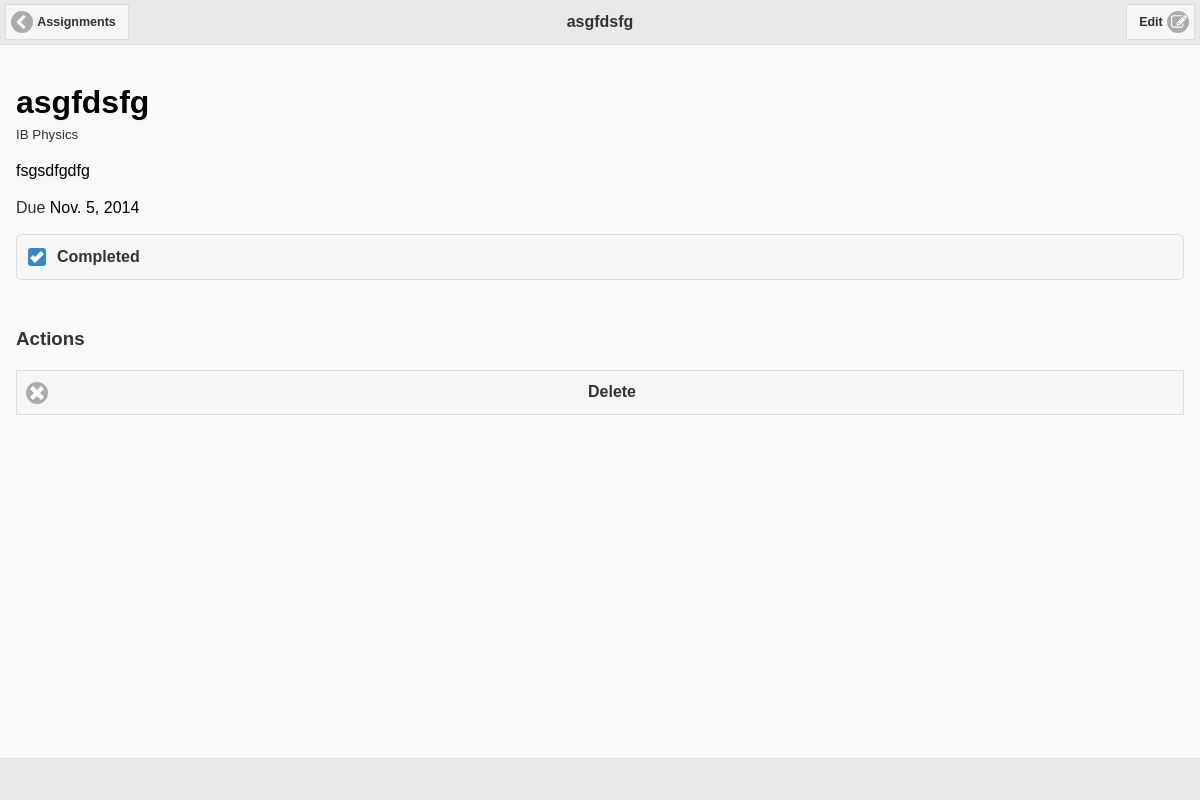
Screenshot of /assignments/36/ (signed in) with the database file from the repository.
### planda/models.py (models this page shows, shortened)
class Assignment(models.Model):
    course = models.ForeignKey(Course)
    name = models.CharField(max_length=100)
    description = models.CharField(max_length=500, null=True)
    due_date = models.DateField()
    completed = models.BooleanField(default=False)

class Course(models.Model):
    user = models.ForeignKey(User)
    name = models.CharField(max_length=100)
    description = models.CharField(max_length=500, null=True)
    period = models.IntegerField(max_length=3, null=True)

### planda/views.py (the view)
# urls.py: url(r'^assignments/(?P<assignment_id>[0-9]+)/$', views.assignment_detail, name='assignments'),
@login_required
def assignment_detail(request, assignment_id):
    try:
        assignment = Assignment.objects.get(id=assignment_id)
    except Assignment.DoesNotExist:
        raise Http404
    if assignment.course.user == request.user:
        context = {
            'assignment': assignment,
            'due_date': assignment.due_date.strftime("%Y-%m-%d")
        }
        return render(request, "planda/single_assignment.html", context)
    else:
        raise Http404

### planda/templates/planda/single_assignment.html (shortened to what this page needs)
{% extends "planda/base.html" %}
{% block page_id %}auth_home{% endblock %}
{% block header_text %}
    <a href="{% url 'planda:assignments' %}" class="ui-btn-left ui-btn ui-btn-icon-left ui-icon-carat-l" data-transition="slide" data-direction="reverse">Assignments</a>
    <a href="#" class="ui-btn-right ui-btn ui-btn-icon-right ui-icon-edit" id="toggle-editable">Edit</a>
    {{ assignment.name }}
{% endblock %}
{% block main_content %}
    <div id="assignment-detail">
        <h1 style="margin-bottom: 0px;"><a class="editable" href="#" data-type="text" data-title="Assignment Name" data-pk="{{ assignment.id }}" data-name="name" style="font-weight: bold;">{{ assignment.name }}</a></h1>
        <small>{{ assignment.course.name }}</small>
        <p><a class="editable" href="#" data-type="textarea" data-title="Assignment Description" data-pk="{{ assignment.id }}" data-name="description">{{ assignment.description }}</a></p>
        <p>Due <a class="editable" href="#" data-type="date" data-title="Due Date" data-pk="{{ assignment.id }}" data-name="due_date" data-format="YYYY-MM-DD" data-viewformat="MMM DD, YYYY" data-value="{{ due_date }}">{{ assignment.due_date }}</a></p>
    </div>
    <label><input type="checkbox" class="toggle-completed" id="{{ assignment.id }}"{% if assignment.completed %} checked{% endif %}>Completed</label>
    <br>
    <h3>Actions</h3>
    <a href="/assignments/delete/{{ assignment.id }}/" class="ui-btn ui-btn-icon-left ui-icon-delete">Delete</a>
{% endblock %}

### planda/static/planda/css/style.css (style rules this page uses)
.editable-click.editable-disabled, a.editable-click.editable-disabled, a.editable-click.editable-disabled:hover { color: #000000; font-weight: normal; }

### rows the page displays
Assignment: name "asgfdsfg", course.name "IB Physics", description "fsgsdfgdfg", due_date "Nov. 5, 2014"
